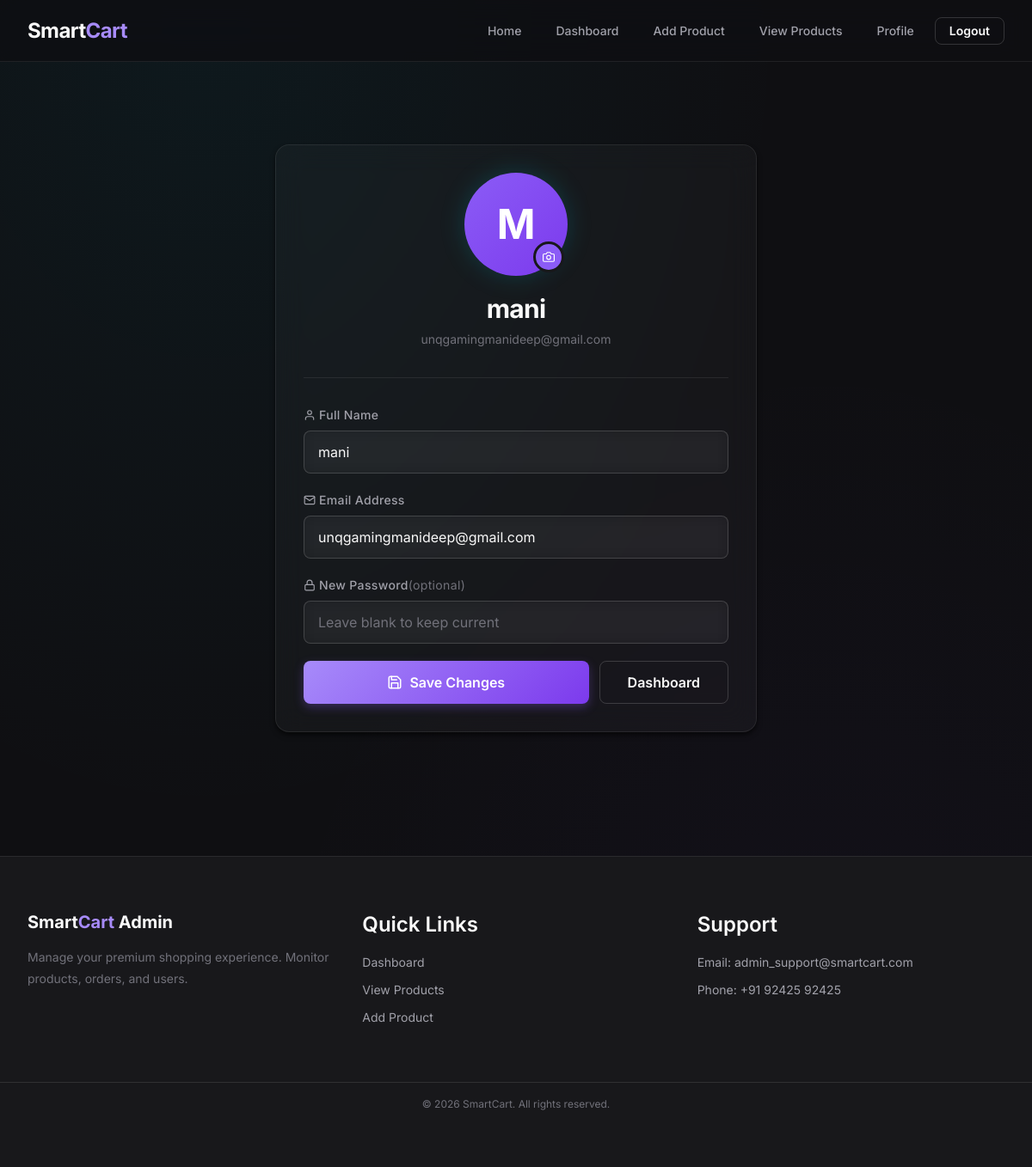
/admin/profile (signed in), run on the app's committed database.
### tables this page shows
CREATE TABLE admin (
    admin_id INTEGER PRIMARY KEY AUTOINCREMENT,
    name TEXT NOT NULL,
    email TEXT UNIQUE NOT NULL,
    password TEXT NOT NULL,
    profile_image TEXT
);

### app.py (the view, shortened to what this page needs)
@app.route('/admin/profile', methods=['GET', 'POST'])
def admin_profile():
    if 'admin_id' not in session:
        flash("Please login!", "danger")
        return redirect('/admin-signin')
    admin_id = session['admin_id']
    conn = get_db()
    cursor = conn.cursor()
    cursor.execute("SELECT * FROM admin WHERE admin_id = ?", (admin_id,))
    admin = cursor.fetchone()
    cursor.close()
    conn.close()
    return render_template("admin/admin_profile.html", admin=admin)

### app.py (called while the page is built)
def get_db():
    connection = sqlite3.connect(DB_PATH, detect_types=sqlite3.PARSE_DECLTYPES)
    connection.row_factory = sqlite3.Row
    return connection

### templates/admin/admin_profile.html (shortened to what this page needs)
{% extends "admin/base.html" %}
{% block content %}
<div class="auth-container" style="max-width: 560px;">
  <div class="glass-card sc-animate-fade-in-up">
    <div class="sc-u-text-center sc-u-mb-8">
      <div style="position: relative; display: inline-block; margin-bottom: var(--sc-space-5);">
        {% if admin.profile_image %}
        <div id="profile-avatar" style="
          width: 120px; height: 120px; border-radius: 50%;
          overflow: hidden; border: 3px solid var(--sc-brand-500);
          box-shadow: 0 0 30px rgba(0, 188, 212, 0.2);
          margin: 0 auto;
        ">
          <img src="{{ url_for('static', filename='uploads/admin_profiles/' + admin.profile_image) }}"
               alt="{{ admin.name }}"
               id="current-avatar-img"
               style="width: 100%; height: 100%; object-fit: cover;" />
        </div>
        {% else %}
        <div id="profile-avatar" style="
          width: 120px; height: 120px; border-radius: 50%;
          background: var(--sc-gradient-brand);
          display: flex; align-items: center; justify-content: center;
          margin: 0 auto;
          box-shadow: 0 0 30px rgba(0, 188, 212, 0.2);
        ">
          <span style="font-size: var(--sc-text-4xl); font-weight: var(--sc-weight-bold); color: var(--sc-neutral-0);">
            {{ admin.name[0]|upper }}
          </span>
        </div>
        {% endif %}
        <label for="profile-image-input" style="
          position: absolute; bottom: 4px; right: 4px;
          width: 36px; height: 36px; border-radius: 50%;
          background: var(--sc-brand-500); cursor: pointer;
          display: flex; align-items: center; justify-content: center;
          border: 3px solid var(--sc-bg-surface);
          transition: all 0.2s ease;
        " onmouseenter="this.style.transform='scale(1.1)'" onmouseleave="this.style.transform=''">
        </label>
      </div>
      <h2 class="auth-title" style="margin-bottom: var(--sc-space-1);">{{ admin.name }}</h2>
      <p style="color: var(--sc-text-muted); font-size: var(--sc-text-sm);">{{ admin.email }}</p>
    </div>
    <div style="height: 1px; background: var(--sc-border); margin-bottom: var(--sc-space-8);"></div>
    <form method="POST" action="{{ url_for('admin_profile') }}" enctype="multipart/form-data" id="profile-form">
      <div class="form-group">
        <label for="profile-name" style="display: flex; align-items: center;">
          Full Name
        </label>
        <input type="text" name="name" id="profile-name" value="{{ admin.name }}" required placeholder="Your full name" />
      </div>
      <div class="form-group">
        <label for="profile-email" style="display: flex; align-items: center;">
          Email Address
        </label>
        <input type="email" name="email" id="profile-email" value="{{ admin.email }}" required placeholder="you@example.com" />
      </div>
      <div class="form-group">
        <label for="profile-password" style="display: flex; align-items: center;">
          New Password
          <span style="color: var(--sc-text-muted); font-weight: var(--sc-weight-normal);"> (optional)</span>
        </label>
        <input type="password" name="password" id="profile-password" placeholder="Leave blank to keep current" />
      </div>
      <div style="display: flex; gap: var(--sc-space-3); margin-top: var(--sc-space-4);">
        <button type="submit" class="sc-btn sc-btn--primary sc-btn--lg" style="flex: 1;">
          Save Changes
        </button>
        <a href="{{ url_for('dashboard') }}" class="sc-btn sc-btn--ghost sc-btn--lg"
           style="transition: all 0.2s ease;"
           onmouseenter="this.style.borderColor='var(--sc-brand-500)'; this.style.color='var(--sc-brand-400)'; this.style.background='rgba(0,188,212,0.06)';"
           onmouseleave="this.style.borderColor='var(--sc-border)'; this.style.color='var(--sc-text-secondary)'; this.style.background='transparent';">
          Dashboard
        </a>
      </div>
    </form>
  </div>
</div>
{% endblock %}

### static/css/02-base.css (style rules this page uses)
body { display: flex; flex-direction: column; overflow-x: hidden; background-color: var(--sc-bg-body); color: var(--sc-text-primary); background-image: radial-gradient( ellipse at 20% 0%, rgba(0, 188, 212, 0.06) 0%, transparent 50% ), radial-gradient( ellipse at 80% 100%, rgba(124, 58, 237, 0.04) 0%, transparent 50% ); background-attachment: fixed; }
h2 { font-size: var(--sc-text-3xl); font-weight: var(--sc-weight-bold); letter-spacing: var(--sc-tracking-tight); line-height: var(--sc-leading-tight); color: var(--sc-text-primary); }
p { font-size: var(--sc-text-base); line-height: var(--sc-leading-relaxed); color: var(--sc-text-secondary); }
a { color: var(--sc-text-primary); transition: var(--sc-transition-colors); }

### static/css/04-components.css (style rules this page uses)
.sc-btn { display: inline-flex; align-items: center; justify-content: center; gap: var(--sc-space-2); padding: var(--sc-space-3) var(--sc-space-6); font-size: var(--sc-text-sm); font-weight: var(--sc-weight-semibold); line-height: 1; border-radius: var(--sc-radius-md); border: 1px solid transparent; cursor: pointer; white-space: nowrap; user-select: none; transition: var(--sc-transition-all); position: relative; overflow: hidden; }
.sc-btn::after { content: ''; position: absolute; inset: 0; background: linear-gradient(105deg, transparent 40%, rgba(255, 255, 255, 0.08) 45%, rgba(255, 255, 255, 0.12) 50%, rgba(255, 255, 255, 0.08) 55%, transparent 60%); transform: translateX(-100%); transition: transform 0.6s var(--sc-ease-out); }
.sc-btn--primary, .btn-primary, button[type="submit"], button[type="button"] { background: var(--sc-gradient-brand); color: var(--sc-neutral-0); border-color: transparent; box-shadow: 0 4px 15px rgba(0, 188, 212, 0.3); }
.sc-btn--ghost, .btn-outline { background: transparent; color: var(--sc-text-primary); border-color: var(--sc-border-strong); }
.sc-btn--lg { padding: var(--sc-space-4) var(--sc-space-8); font-size: var(--sc-text-base); }
.sc-input-group, .form-group { display: flex; flex-direction: column; gap: var(--sc-space-2); margin-bottom: var(--sc-space-5); }
.sc-label, label { font-size: var(--sc-text-sm); font-weight: var(--sc-weight-medium); color: var(--sc-text-secondary); letter-spacing: var(--sc-tracking-wide); }
.sc-input, input[type="text"], input[type="email"], input[type="password"], input[type="number"], input[type="tel"], input[type="url"], input[type="search"], input[type="date"], textarea, select { width: 100%; padding: var(--sc-space-3) var(--sc-space-4); background: rgba(255, 255, 255, 0.03); backdrop-filter: blur(8px); -webkit-backdrop-filter: blur(8px); border: 1px solid var(--sc-border-strong); border-radius: var(--sc-radius-md); color: var(--sc-text-primary); font-size: var(--sc-text-base); transition: var(--sc-transition-all); }
.sc-input::placeholder, input::placeholder, textarea::placeholder { color: var(--sc-text-muted); }
.sc-card, .glass-card { background: rgba(255, 255, 255, 0.03); background-image: var(--sc-gradient-surface); backdrop-filter: blur(16px) saturate(180%); -webkit-backdrop-filter: blur(16px) saturate(180%); border: 1px solid var(--sc-border); border-radius: var(--sc-radius-xl); padding: var(--sc-space-8); box-shadow: var(--sc-shadow-md); transition: var(--sc-transition-all); position: relative; overflow: hidden; }
.sc-card--glass, .glass-card { background: rgba(255, 255, 255, 0.03); backdrop-filter: blur(16px); -webkit-backdrop-filter: blur(16px); }

### static/css/05-utilities.css (style rules this page uses)
.sc-u-text-center, .text-center { text-align: center; }
.sc-u-mb-8 { margin-bottom: var(--sc-space-8); }

### static/css/06-animations.css (style rules this page uses)
.sc-animate-fade-in-up { animation: sc-fade-in-up var(--sc-duration-slow) var(--sc-ease-out) both; }

### static/css/07-pages.css (style rules this page uses)
.sc-auth, .auth-container { width: 100%; max-width: 460px; margin: var(--sc-space-16) auto; }
.sc-auth__title, .auth-title { text-align: center; font-size: var(--sc-text-2xl); font-weight: var(--sc-weight-bold); margin-bottom: var(--sc-space-2); }

### templates/admin/base.html (style rules this page uses)
:root { --sc-brand-400: #a78bfa; --sc-brand-500: #8b5cf6; --sc-brand-600: #7c3aed; --sc-brand-rgb: 139, 92, 246; }
.sc-btn--primary { background: linear-gradient(135deg, #a78bfa, #7c3aed) !important; border: none !important; box-shadow: 0 4px 12px rgba(139, 92, 246, 0.3) !important; color: #fff !important; }

### data on the page
admin: name "M", name "mani", email "unqgamingmanideep@gmail.com"
